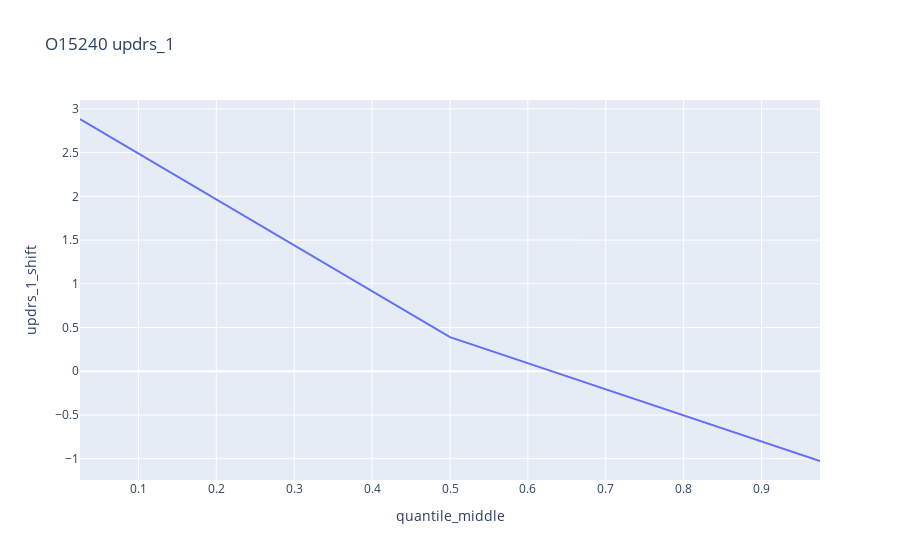
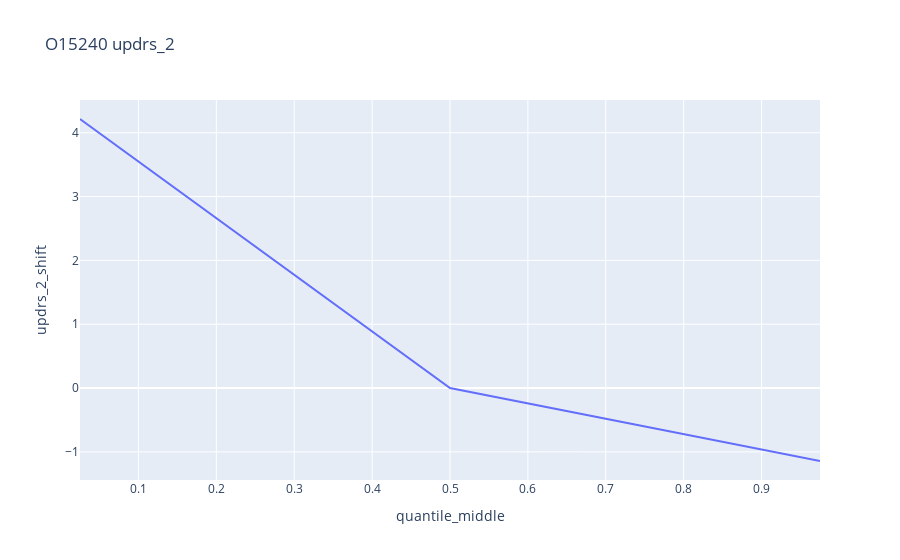
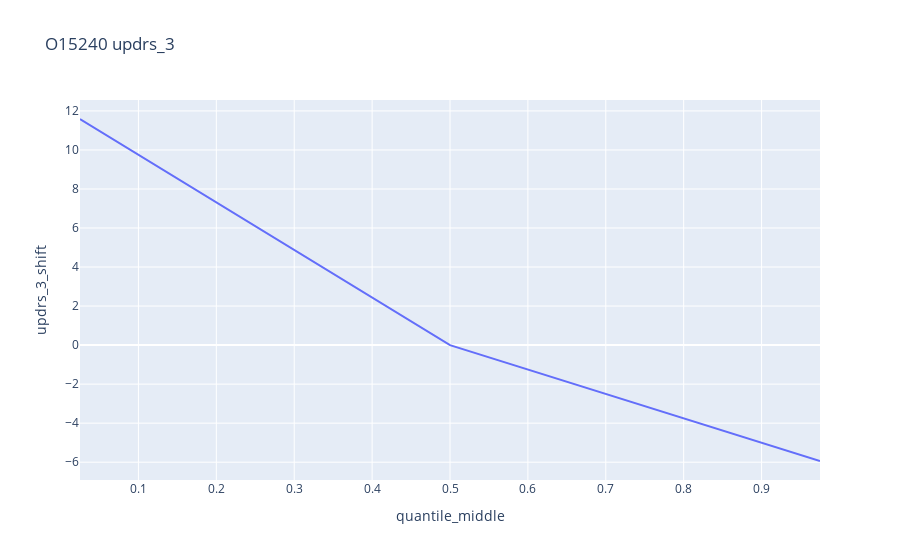
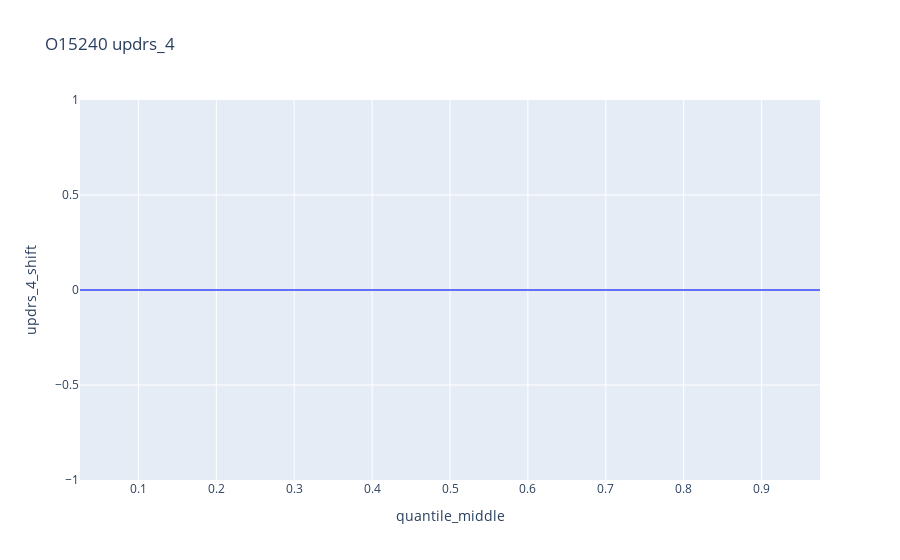

The notebook cell these images were saved under, in order:
### Code cell
for target in ['updrs_1', 'updrs_2', 'updrs_3', 'updrs_4']:
    fig = px.line(
        df_plot,
        y=f'{target}_shift',
        x='quantile_middle',
        title=feature + ' ' + target
    )
    fig.show()

### Figure 1 — Plotly figure (JSON) as saved in the notebook; plotly's stock layout.template omitted (floating-point values rounded to 4 significant figures)
{"data": [{"hovertemplate": "quantile_middle=%{x}<br>updrs_1_shift=%{y}<extra></extra>", "legendgroup": "", "line": {"color": "#636efa", "dash": "solid"}, "marker": {"symbol": "circle"}, "mode": "lines", "name": "", "orientation": "v", "showlegend": false, "type": "scatter", "x": [0.025, 0.5, 0.975], "xaxis": "x", "y": [2.884, 0.3896, -1.026], "yaxis": "y"}], "layout": {"legend": {"tracegroupgap": 0}, "title": {"text": "O15240 updrs_1"}, "xaxis": {"anchor": "y", "domain": [0, 1], "title": {"text": "quantile_middle"}}, "yaxis": {"anchor": "x", "domain": [0, 1], "title": {"text": "updrs_1_shift"}}}}

### Figure 2 — Plotly figure (JSON) as saved in the notebook; plotly's stock layout.template omitted (floating-point values rounded to 4 significant figures)
{"data": [{"hovertemplate": "quantile_middle=%{x}<br>updrs_2_shift=%{y}<extra></extra>", "legendgroup": "", "line": {"color": "#636efa", "dash": "solid"}, "marker": {"symbol": "circle"}, "mode": "lines", "name": "", "orientation": "v", "showlegend": false, "type": "scatter", "x": [0.025, 0.5, 0.975], "xaxis": "x", "y": [4.215, 1.406e-11, -1.143], "yaxis": "y"}], "layout": {"legend": {"tracegroupgap": 0}, "title": {"text": "O15240 updrs_2"}, "xaxis": {"anchor": "y", "domain": [0, 1], "title": {"text": "quantile_middle"}}, "yaxis": {"anchor": "x", "domain": [0, 1], "title": {"text": "updrs_2_shift"}}}}

### Figure 3 — Plotly figure (JSON) as saved in the notebook; plotly's stock layout.template omitted (floating-point values rounded to 4 significant figures)
{"data": [{"hovertemplate": "quantile_middle=%{x}<br>updrs_3_shift=%{y}<extra></extra>", "legendgroup": "", "line": {"color": "#636efa", "dash": "solid"}, "marker": {"symbol": "circle"}, "mode": "lines", "name": "", "orientation": "v", "showlegend": false, "type": "scatter", "x": [0.025, 0.5, 0.975], "xaxis": "x", "y": [11.59, 1.685e-11, -5.939], "yaxis": "y"}], "layout": {"legend": {"tracegroupgap": 0}, "title": {"text": "O15240 updrs_3"}, "xaxis": {"anchor": "y", "domain": [0, 1], "title": {"text": "quantile_middle"}}, "yaxis": {"anchor": "x", "domain": [0, 1], "title": {"text": "updrs_3_shift"}}}}

### Figure 4 — Plotly figure (JSON) as saved in the notebook; plotly's stock layout.template omitted (floating-point values rounded to 4 significant figures)
{"data": [{"hovertemplate": "quantile_middle=%{x}<br>updrs_4_shift=%{y}<extra></extra>", "legendgroup": "", "line": {"color": "#636efa", "dash": "solid"}, "marker": {"symbol": "circle"}, "mode": "lines", "name": "", "orientation": "v", "showlegend": false, "type": "scatter", "x": [0.025, 0.5, 0.975], "xaxis": "x", "y": [1.777e-11, 1.777e-11, 1.777e-11], "yaxis": "y"}], "layout": {"legend": {"tracegroupgap": 0}, "title": {"text": "O15240 updrs_4"}, "xaxis": {"anchor": "y", "domain": [0, 1], "title": {"text": "quantile_middle"}}, "yaxis": {"anchor": "x", "domain": [0, 1], "title": {"text": "updrs_4_shift"}}}}
